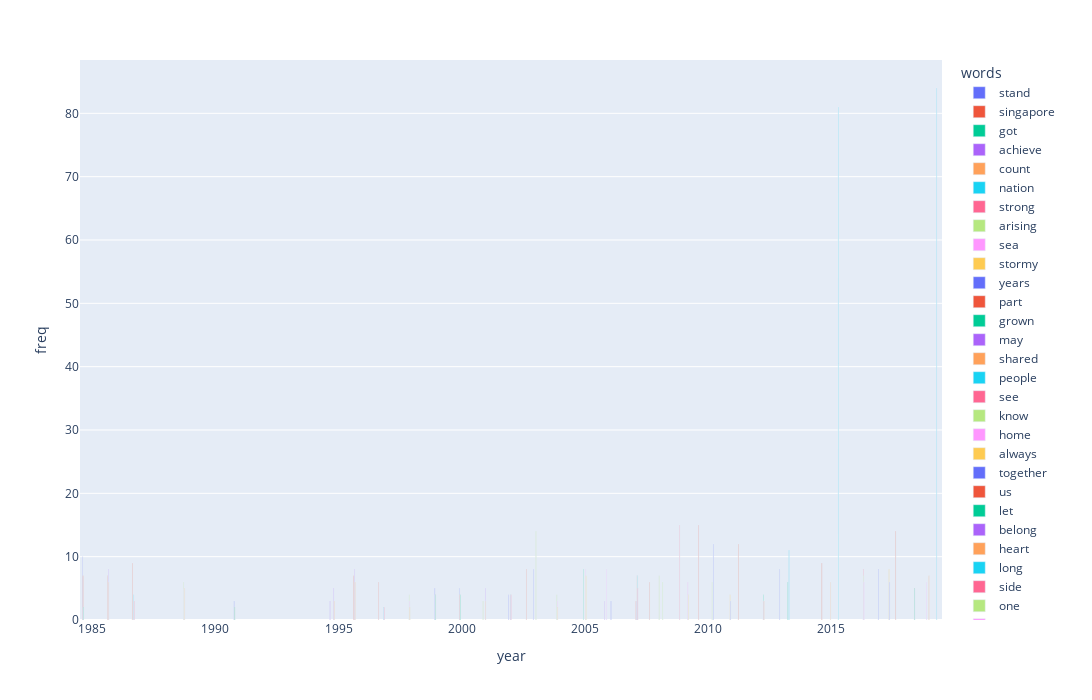

Notebook code cell kept with this figure:
### Code cell
fig = px.bar(df_top_5, x = "year", y = "freq", color = "words", barmode = 'group')
fig.update_layout(width = 1400, height = 700)
fig.show()

### Figure 1 — Plotly figure (JSON) as saved in the notebook; plotly's stock layout.template omitted (floating-point values rounded to 4 significant figures)
{"data": [{"alignmentgroup": "True", "hovertemplate": "words=stand<br>year=%{x}<br>freq=%{y}<extra></extra>", "legendgroup": "stand", "marker": {"color": "#636efa"}, "name": "stand", "offsetgroup": "stand", "orientation": "v", "showlegend": true, "textposition": "auto", "type": "bar", "x": ["1985-01-01T00:00:00"], "xaxis": "x", "y": [10], "yaxis": "y"}, {"alignmentgroup": "True", "hovertemplate": "words=singapore<br>year=%{x}<br>freq=%{y}<extra></extra>", "legendgroup": "singapore", "marker": {"color": "#EF553B"}, "name": "singapore", "offsetgroup": "singapore", "orientation": "v", "showlegend": true, "textposition": "auto", "type": "bar", "x": ["1985-01-01T00:00:00", "1986-01-01T00:00:00", "1987-01-01T00:00:00", "1996-01-01T00:00:00", "1997-01-01T00:00:00", "2003-01-01T00:00:00", "2008-01-01T00:00:00", "2010-01-01T00:00:00", "2015-01-01T00:00:00", "2018-01-01T00:00:00"], "xaxis": "x", "y": [7, 7, 9, 7, 6, 8, 6, 15, 9, 14], "yaxis": "y"}, {"alignmentgroup": "True", "hovertemplate": "words=got<br>year=%{x}<br>freq=%{y}<extra></extra>", "legendgroup": "got", "marker": {"color": "#00cc96"}, "name": "got", "offsetgroup": "got", "orientation": "v", "showlegend": true, "textposition": "auto", "type": "bar", "x": ["1985-01-01T00:00:00"], "xaxis": "x", "y": [2], "yaxis": "y"}, {"alignmentgroup": "True", "hovertemplate": "words=achieve<br>year=%{x}<br>freq=%{y}<extra></extra>", "legendgroup": "achieve", "marker": {"color": "#ab63fa"}, "name": "achieve", "offsetgroup": "achieve", "orientation": "v", "showlegend": true, "textposition": "auto", "type": "bar", "x": ["1986-01-01T00:00:00", "1995-01-01T00:00:00", "1996-01-01T00:00:00"], "xaxis": "x", "y": [8, 3, 8], "yaxis": "y"}, {"alignmentgroup": "True", "hovertemplate": "words=count<br>year=%{x}<br>freq=%{y}<extra></extra>", "legendgroup": "count", "marker": {"color": "#FFA15A"}, "name": "count", "offsetgroup": "count", "orientation": "v", "showlegend": true, "textposition": "auto", "type": "bar", "x": ["1986-01-01T00:00:00", "1996-01-01T00:00:00"], "xaxis": "x", "y": [6, 6], "yaxis": "y"}, {"alignmentgroup": "True", "hovertemplate": "words=nation<br>year=%{x}<br>freq=%{y}<extra></extra>", "legendgroup": "nation", "marker": {"color": "#19d3f3"}, "name": "nation", "offsetgroup": "nation", "orientation": "v", "showlegend": true, "textposition": "auto", "type": "bar", "x": ["1987-01-01T00:00:00"], "xaxis": "x", "y": [4], "yaxis": "y"}, {"alignmentgroup": "True", "hovertemplate": "words=strong<br>year=%{x}<br>freq=%{y}<extra></extra>", "legendgroup": "strong", "marker": {"color": "#FF6692"}, "name": "strong", "offsetgroup": "strong", "orientation": "v", "showlegend": true, "textposition": "auto", "type": "bar", "x": ["1987-01-01T00:00:00"], "xaxis": "x", "y": [3], "yaxis": "y"}, {"alignmentgroup": "True", "hovertemplate": "words=arising<br>year=%{x}<br>freq=%{y}<extra></extra>", "legendgroup": "arising", "marker": {"color": "#B6E880"}, "name": "arising", "offsetgroup": "arising", "orientation": "v", "showlegend": true, "textposition": "auto", "type": "bar", "x": ["1989-01-01T00:00:00"], "xaxis": "x", "y": [6], "yaxis": "y"}, {"alignmentgroup": "True", "hovertemplate": "words=sea<br>year=%{x}<br>freq=%{y}<extra></extra>", "legendgroup": "sea", "marker": {"color": "#FF97FF"}, "name": "sea", "offsetgroup": "sea", "orientation": "v", "showlegend": true, "textposition": "auto", "type": "bar", "x": ["1989-01-01T00:00:00"], "xaxis": "x", "y": [5], "yaxis": "y"}, {"alignmentgroup": "True", "hovertemplate": "words=stormy<br>year=%{x}<br>freq=%{y}<extra></extra>", "legendgroup": "stormy", "marker": {"color": "#FECB52"}, "name": "stormy", "offsetgroup": "stormy", "orientation": "v", "showlegend": true, "textposition": "auto", "type": "bar", "x": ["1989-01-01T00:00:00"], "xaxis": "x", "y": [5], "yaxis": "y"}, {"alignmentgroup": "True", "hovertemplate": "words=years<br>year=%{x}<br>freq=%{y}<extra></extra>", "legendgroup": "years", "marker": {"color": "#636efa"}, "name": "years", "offsetgroup": "years", "orientation": "v", "showlegend": true, "textposition": "auto", "type": "bar", "x": ["1991-01-01T00:00:00"], "xaxis": "x", "y": [3], "yaxis": "y"}, {"alignmentgroup": "True", "hovertemplate": "words=part<br>year=%{x}<br>freq=%{y}<extra></extra>", "legendgroup": "part", "marker": {"color": "#EF553B"}, "name": "part", "offsetgroup": "part", "orientation": "v", "showlegend": true, "textposition": "auto", "type": "bar", "x": ["1991-01-01T00:00:00"], "xaxis": "x", "y": [2], "yaxis": "y"}, {"alignmentgroup": "True", "hovertemplate": "words=grown<br>year=%{x}<br>freq=%{y}<extra></extra>", "legendgroup": "grown", "marker": {"color": "#00cc96"}, "name": "grown", "offsetgroup": "grown", "orientation": "v", "showlegend": true, "textposition": "auto", "type": "bar", "x": ["1991-01-01T00:00:00"], "xaxis": "x", "y": [2], "yaxis": "y"}, {"alignmentgroup": "True", "hovertemplate": "words=may<br>year=%{x}<br>freq=%{y}<extra></extra>", "legendgroup": "may", "marker": {"color": "#ab63fa"}, "name": "may", "offsetgroup": "may", "orientation": "v", "showlegend": true, "textposition": "auto", "type": "bar", "x": ["1995-01-01T00:00:00", "2006-01-01T00:00:00"], "xaxis": "x", "y": [5, 3], "yaxis": "y"}, {"alignmentgroup": "True", "hovertemplate": "words=shared<br>year=%{x}<br>freq=%{y}<extra></extra>", "legendgroup": "shared", "marker": {"color": "#FFA15A"}, "name": "shared", "offsetgroup": "shared", "orientation": "v", "showlegend": true, "textposition": "auto", "type": "bar", "x": ["1995-01-01T00:00:00"], "xaxis": "x", "y": [3], "yaxis": "y"}, {"alignmentgroup": "True", "hovertemplate": "words=people<br>year=%{x}<br>freq=%{y}<extra></extra>", "legendgroup": "people", "marker": {"color": "#19d3f3"}, "name": "people", "offsetgroup": "people", "orientation": "v", "showlegend": true, "textposition": "auto", "type": "bar", "x": ["1997-01-01T00:00:00"], "xaxis": "x", "y": [2], "yaxis": "y"}, {"alignmentgroup": "True", "hovertemplate": "words=see<br>year=%{x}<br>freq=%{y}<extra></extra>", "legendgroup": "see", "marker": {"color": "#FF6692"}, "name": "see", "offsetgroup": "see", "orientation": "v", "showlegend": true, "textposition": "auto", "type": "bar", "x": ["1997-01-01T00:00:00", "2009-01-01T00:00:00"], "xaxis": "x", "y": [2, 15], "yaxis": "y"}, {"alignmentgroup": "True", "hovertemplate": "words=know<br>year=%{x}<br>freq=%{y}<extra></extra>", "legendgroup": "know", "marker": {"color": "#B6E880"}, "name": "know", "offsetgroup": "know", "orientation": "v", "showlegend": true, "textposition": "auto", "type": "bar", "x": ["1998-01-01T00:00:00", "2001-01-01T00:00:00", "2004-01-01T00:00:00"], "xaxis": "x", "y": [4, 3, 4], "yaxis": "y"}, {"alignmentgroup": "True", "hovertemplate": "words=home<br>year=%{x}<br>freq=%{y}<extra></extra>", "legendgroup": "home", "marker": {"color": "#FF97FF"}, "name": "home", "offsetgroup": "home", "orientation": "v", "showlegend": true, "textposition": "auto", "type": "bar", "x": ["1998-01-01T00:00:00", "2004-01-01T00:00:00", "2006-01-01T00:00:00", "2019-01-01T00:00:00"], "xaxis": "x", "y": [3, 3, 8, 6], "yaxis": "y"}, {"alignmentgroup": "True", "hovertemplate": "words=always<br>year=%{x}<br>freq=%{y}<extra></extra>", "legendgroup": "always", "marker": {"color": "#FECB52"}, "name": "always", "offsetgroup": "always", "orientation": "v", "showlegend": true, "textposition": "auto", "type": "bar", "x": ["1998-01-01T00:00:00", "2004-01-01T00:00:00", "2011-01-01T00:00:00"], "xaxis": "x", "y": [2, 2, 4], "yaxis": "y"}, {"alignmentgroup": "True", "hovertemplate": "words=together<br>year=%{x}<br>freq=%{y}<extra></extra>", "legendgroup": "together", "marker": {"color": "#636efa"}, "name": "together", "offsetgroup": "together", "orientation": "v", "showlegend": true, "textposition": "auto", "type": "bar", "x": ["1999-01-01T00:00:00", "2000-01-01T00:00:00", "2002-01-01T00:00:00", "2003-01-01T00:00:00", "2011-01-01T00:00:00", "2013-01-01T00:00:00", "2017-01-01T00:00:00"], "xaxis": "x", "y": [5, 5, 4, 8, 3, 8, 8], "yaxis": "y"}, {"alignmentgroup": "True", "hovertemplate": "words=us<br>year=%{x}<br>freq=%{y}<extra></extra>", "legendgroup": "us", "marker": {"color": "#EF553B"}, "name": "us", "offsetgroup": "us", "orientation": "v", "showlegend": true, "textposition": "auto", "type": "bar", "x": ["1999-01-01T00:00:00", "2000-01-01T00:00:00"], "xaxis": "x", "y": [4, 4], "yaxis": "y"}, {"alignmentgroup": "True", "hovertemplate": "words=let<br>year=%{x}<br>freq=%{y}<extra></extra>", "legendgroup": "let", "marker": {"color": "#00cc96"}, "name": "let", "offsetgroup": "let", "orientation": "v", "showlegend": true, "textposition": "auto", "type": "bar", "x": ["1999-01-01T00:00:00", "2000-01-01T00:00:00", "2005-01-01T00:00:00"], "xaxis": "x", "y": [4, 4, 8], "yaxis": "y"}, {"alignmentgroup": "True", "hovertemplate": "words=belong<br>year=%{x}<br>freq=%{y}<extra></extra>", "legendgroup": "belong", "marker": {"color": "#ab63fa"}, "name": "belong", "offsetgroup": "belong", "orientation": "v", "showlegend": true, "textposition": "auto", "type": "bar", "x": ["2001-01-01T00:00:00"], "xaxis": "x", "y": [5], "yaxis": "y"}, {"alignmentgroup": "True", "hovertemplate": "words=heart<br>year=%{x}<br>freq=%{y}<extra></extra>", "legendgroup": "heart", "marker": {"color": "#FFA15A"}, "name": "heart", "offsetgroup": "heart", "orientation": "v", "showlegend": true, "textposition": "auto", "type": "bar", "x": ["2001-01-01T00:00:00", "2015-01-01T00:00:00", "2019-01-01T00:00:00"], "xaxis": "x", "y": [3, 6, 7], "yaxis": "y"}, {"alignmentgroup": "True", "hovertemplate": "words=long<br>year=%{x}<br>freq=%{y}<extra></extra>", "legendgroup": "long", "marker": {"color": "#19d3f3"}, "name": "long", "offsetgroup": "long", "orientation": "v", "showlegend": true, "textposition": "auto", "type": "bar", "x": ["2002-01-01T00:00:00"], "xaxis": "x", "y": [4], "yaxis": "y"}, {"alignmentgroup": "True", "hovertemplate": "words=side<br>year=%{x}<br>freq=%{y}<extra></extra>", "legendgroup": "side", "marker": {"color": "#FF6692"}, "name": "side", "offsetgroup": "side", "orientation": "v", "showlegend": true, "textposition": "auto", "type": "bar", "x": ["2002-01-01T00:00:00"], "xaxis": "x", "y": [4], "yaxis": "y"}, {"alignmentgroup": "True", "hovertemplate": "words=one<br>year=%{x}<br>freq=%{y}<extra></extra>", "legendgroup": "one", "marker": {"color": "#B6E880"}, "name": "one", "offsetgroup": "one", "orientation": "v", "showlegend": true, "textposition": "auto", "type": "bar", "x": ["2003-01-01T00:00:00", "2008-01-01T00:00:00"], "xaxis": "x", "y": [14, 7], "yaxis": "y"}, {"alignmentgroup": "True", "hovertemplate": "words=skies<br>year=%{x}<br>freq=%{y}<extra></extra>", "legendgroup": "skies", "marker": {"color": "#FF97FF"}, "name": "skies", "offsetgroup": "skies", "orientation": "v", "showlegend": true, "textposition": "auto", "type": "bar", "x": ["2005-01-01T00:00:00"], "xaxis": "x", "y": [8], "yaxis": "y"}, {"alignmentgroup": "True", "hovertemplate": "words=soar<br>year=%{x}<br>freq=%{y}<extra></extra>", "legendgroup": "soar", "marker": {"color": "#FECB52"}, "name": "soar", "offsetgroup": "soar", "orientation": "v", "showlegend": true, "textposition": "auto", "type": "bar", "x": ["2005-01-01T00:00:00"], "xaxis": "x", "y": [7], "yaxis": "y"}, {"alignmentgroup": "True", "hovertemplate": "words=wherever<br>year=%{x}<br>freq=%{y}<extra></extra>", "legendgroup": "wherever", "marker": {"color": "#636efa"}, "name": "wherever", "offsetgroup": "wherever", "orientation": "v", "showlegend": true, "textposition": "auto", "type": "bar", "x": ["2006-01-01T00:00:00"], "xaxis": "x", "y": [3], "yaxis": "y"}, {"alignmentgroup": "True", "hovertemplate": "words=place<br>year=%{x}<br>freq=%{y}<extra></extra>", "legendgroup": "place", "marker": {"color": "#EF553B"}, "name": "place", "offsetgroup": "place", "orientation": "v", "showlegend": true, "textposition": "auto", "type": "bar", "x": ["2007-01-01T00:00:00"], "xaxis": "x", "y": [3], "yaxis": "y"}, {"alignmentgroup": "True", "hovertemplate": "words=rather<br>year=%{x}<br>freq=%{y}<extra></extra>", "legendgroup": "rather", "marker": {"color": "#00cc96"}, "name": "rather", "offsetgroup": "rather", "orientation": "v", "showlegend": true, "textposition": "auto", "type": "bar", "x": ["2007-01-01T00:00:00"], "xaxis": "x", "y": [3], "yaxis": "y"}, {"alignmentgroup": "True", "hovertemplate": "words=still<br>year=%{x}<br>freq=%{y}<extra></extra>", "legendgroup": "still", "marker": {"color": "#ab63fa"}, "name": "still", "offsetgroup": "still", "orientation": "v", "showlegend": true, "textposition": "auto", "type": "bar", "x": ["2007-01-01T00:00:00"], "xaxis": "x", "y": [3], "yaxis": "y"}, {"alignmentgroup": "True", "hovertemplate": "words=make<br>year=%{x}<br>freq=%{y}<extra></extra>", "legendgroup": "make", "marker": {"color": "#FFA15A"}, "name": "make", "offsetgroup": "make", "orientation": "v", "showlegend": true, "textposition": "auto", "type": "bar", "x": ["2007-01-01T00:00:00"], "xaxis": "x", "y": [7], "yaxis": "y"}, {"alignmentgroup": "True", "hovertemplate": "words=new<br>year=%{x}<br>freq=%{y}<extra></extra>", "legendgroup": "new", "marker": {"color": "#19d3f3"}, "name": "new", "offsetgroup": "new", "orientation": "v", "showlegend": true, "textposition": "auto", "type": "bar", "x": ["2007-01-01T00:00:00"], "xaxis": "x", "y": [7], "yaxis": "y"}, {"alignmentgroup": "True", "hovertemplate": "words=dare<br>year=%{x}<br>freq=%{y}<extra></extra>", "legendgroup": "dare", "marker": {"color": "#FF6692"}, "name": "dare", "offsetgroup": "dare", "orientation": "v", "showlegend": true, "textposition": "auto", "type": "bar", "x": ["2007-01-01T00:00:00"], "xaxis": "x", "y": [5], "yaxis": "y"}, {"alignmentgroup": "True", "hovertemplate": "words=song<br>year=%{x}<br>freq=%{y}<extra></extra>", "legendgroup": "song", "marker": {"color": "#B6E880"}, "name": "song", "offsetgroup": "song", "orientation": "v", "showlegend": true, "textposition": "auto", "type": "bar", "x": ["2008-01-01T00:00:00", "2010-01-01T00:00:00"], "xaxis": "x", "y": [6, 6], "yaxis": "y"}, {"alignmentgroup": "True", "hovertemplate": "words=look<br>year=%{x}<br>freq=%{y}<extra></extra>", "legendgroup": "look", "marker": {"color": "#FF97FF"}, "name": "look", "offsetgroup": "look", "orientation": "v", "showlegend": true, "textposition": "auto", "type": "bar", "x": ["2009-01-01T00:00:00"], "xaxis": "x", "y": [6], "yaxis": "y"}, {"alignmentgroup": "True", "hovertemplate": "words=dreams<br>year=%{x}<br>freq=%{y}<extra></extra>", "legendgroup": "dreams", "marker": {"color": "#FECB52"}, "name": "dreams", "offsetgroup": "dreams", "orientation": "v", "showlegend": true, "textposition": "auto", "type": "bar", "x": ["2009-01-01T00:00:00"], "xaxis": "x", "y": [4], "yaxis": "y"}, {"alignmentgroup": "True", "hovertemplate": "words=sing<br>year=%{x}<br>freq=%{y}<extra></extra>", "legendgroup": "sing", "marker": {"color": "#636efa"}, "name": "sing", "offsetgroup": "sing", "orientation": "v", "showlegend": true, "textposition": "auto", "type": "bar", "x": ["2010-01-01T00:00:00"], "xaxis": "x", "y": [12], "yaxis": "y"}, {"alignmentgroup": "True", "hovertemplate": "words=heartbeat<br>year=%{x}<br>freq=%{y}<extra></extra>", "legendgroup": "heartbeat", "marker": {"color": "#EF553B"}, "name": "heartbeat", "offsetgroup": "heartbeat", "orientation": "v", "showlegend": true, "textposition": "auto", "type": "bar", "x": ["2011-01-01T00:00:00"], "xaxis": "x", "y": [12], "yaxis": "y"}, {"alignmentgroup": "True", "hovertemplate": "words=love<br>year=%{x}<br>freq=%{y}<extra></extra>", "legendgroup": "love", "marker": {"color": "#00cc96"}, "name": "love", "offsetgroup": "love", "orientation": "v", "showlegend": true, "textposition": "auto", "type": "bar", "x": ["2012-01-01T00:00:00", "2013-01-01T00:00:00"], "xaxis": "x", "y": [4, 6], "yaxis": "y"}, {"alignmentgroup": "True", "hovertemplate": "words=light<br>year=%{x}<br>freq=%{y}<extra></extra>", "legendgroup": "light", "marker": {"color": "#ab63fa"}, "name": "light", "offsetgroup": "light", "orientation": "v", "showlegend": true, "textposition": "auto", "type": "bar", "x": ["2012-01-01T00:00:00"], "xaxis": "x", "y": [3], "yaxis": "y"}, {"alignmentgroup": "True", "hovertemplate": "words=first<br>year=%{x}<br>freq=%{y}<extra></extra>", "legendgroup": "first", "marker": {"color": "#FFA15A"}, "name": "first", "offsetgroup": "first", "orientation": "v", "showlegend": true, "textposition": "auto", "type": "bar", "x": ["2012-01-01T00:00:00"], "xaxis": "x", "y": [3], "yaxis": "y"}, {"alignmentgroup": "True", "hovertemplate": "words=oh<br>year=%{x}<br>freq=%{y}<extra></extra>", "legendgroup": "oh", "marker": {"color": "#19d3f3"}, "name": "oh", "offsetgroup": "oh", "orientation": "v", "showlegend": true, "textposition": "auto", "type": "bar", "x": ["2013-01-01T00:00:00", "2015-01-01T00:00:00", "2019-01-01T00:00:00"], "xaxis": "x", "y": [11, 81, 84], "yaxis": "y"}, {"alignmentgroup": "True", "hovertemplate": "words=tomorrow<br>year=%{x}<br>freq=%{y}<extra></extra>", "legendgroup": "tomorrow", "marker": {"color": "#FF6692"}, "name": "tomorrow", "offsetgroup": "tomorrow", "orientation": "v", "showlegend": true, "textposition": "auto", "type": "bar", "x": ["2016-01-01T00:00:00"], "xaxis": "x", "y": [8], "yaxis": "y"}, {"alignmentgroup": "True", "hovertemplate": "words=today<br>year=%{x}<br>freq=%{y}<extra></extra>", "legendgroup": "today", "marker": {"color": "#B6E880"}, "name": "today", "offsetgroup": "today", "orientation": "v", "showlegend": true, "textposition": "auto", "type": "bar", "x": ["2016-01-01T00:00:00"], "xaxis": "x", "y": [7], "yaxis": "y"}, {"alignmentgroup": "True", "hovertemplate": "words=cause<br>year=%{x}<br>freq=%{y}<extra></extra>", "legendgroup": "cause", "marker": {"color": "#FF97FF"}, "name": "cause", "offsetgroup": "cause", "orientation": "v", "showlegend": true, "textposition": "auto", "type": "bar", "x": ["2016-01-01T00:00:00"], "xaxis": "x", "y": [6], "yaxis": "y"}, {"alignmentgroup": "True", "hovertemplate": "words=world<br>year=%{x}<br>freq=%{y}<extra></extra>", "legendgroup": "world", "marker": {"color": "#FECB52"}, "name": "world", "offsetgroup": "world", "orientation": "v", "showlegend": true, "textposition": "auto", "type": "bar", "x": ["2017-01-01T00:00:00"], "xaxis": "x", "y": [8], "yaxis": "y"}, {"alignmentgroup": "True", "hovertemplate": "words=compares<br>year=%{x}<br>freq=%{y}<extra></extra>", "legendgroup": "compares", "marker": {"color": "#636efa"}, "name": "compares", "offsetgroup": "compares", "orientation": "v", "showlegend": true, "textposition": "auto", "type": "bar", "x": ["2017-01-01T00:00:00"], "xaxis": "x", "y": [6], "yaxis": "y"}, {"alignmentgroup": "True", "hovertemplate": "words=future<br>year=%{x}<br>freq=%{y}<extra></extra>", "legendgroup": "future", "marker": {"color": "#EF553B"}, "name": "future", "offsetgroup": "future", "orientation": "v", "showlegend": true, "textposition": "auto", "type": "bar", "x": ["2018-01-01T00:00:00"], "xaxis": "x", "y": [5], "yaxis": "y"}, {"alignmentgroup": "True", "hovertemplate": "words=singaporeans<br>year=%{x}<br>freq=%{y}<extra></extra>", "legendgroup": "singaporeans", "marker": {"color": "#00cc96"}, "name": "singaporeans", "offsetgroup": "singaporeans", "orientation": "v", "showlegend": true, "textposition": "auto", "type": "bar", "x": ["2018-01-01T00:00:00"], "xaxis": "x", "y": [5], "yaxis": "y"}], "layout": {"barmode": "group", "height": 700, "legend": {"title": {"text": "words"}, "tracegroupgap": 0}, "margin": {"t": 60}, "width": 1400, "xaxis": {"anchor": "y", "domain": [0, 1], "title": {"text": "year"}}, "yaxis": {"anchor": "x", "domain": [0, 1], "title": {"text": "freq"}}}}
